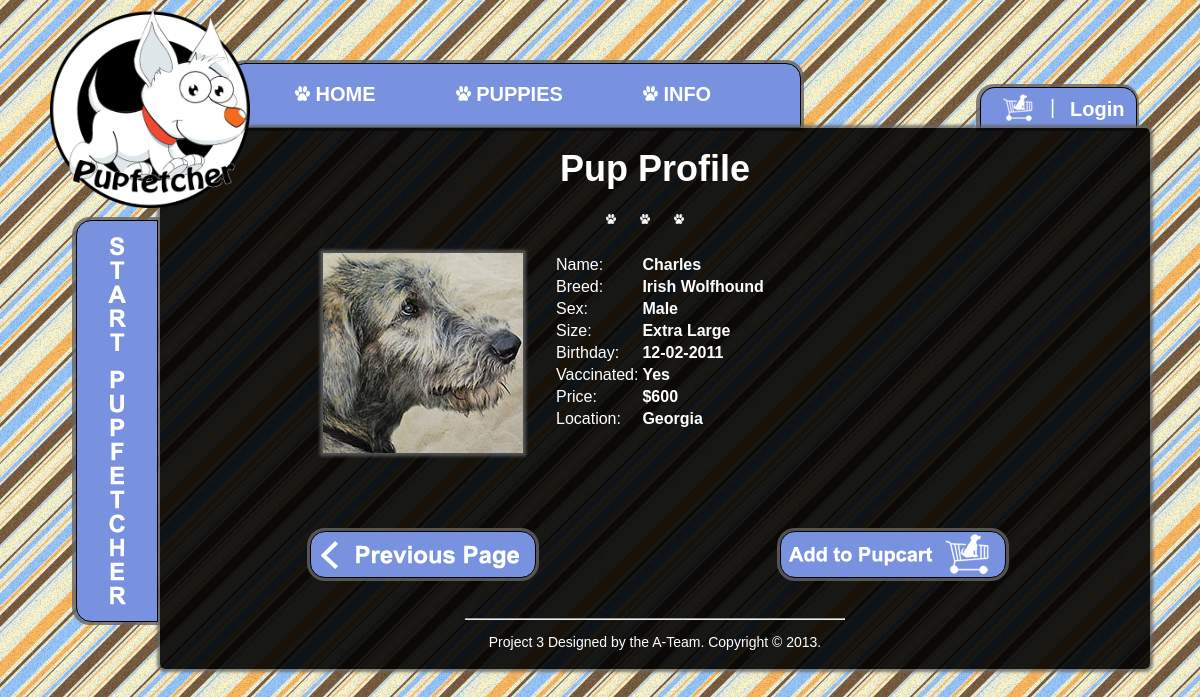
Screenshot of /pupInfo.php?id=14 with the database file from the repository.
### tables this page shows
CREATE TABLE `puppies` (
  `puppy_id` int(10) NOT NULL,
  `name` varchar(50) NOT NULL,
  `breed` varchar(100) NOT NULL,
  `sex` varchar(10) NOT NULL,
  `size` varchar(20) NOT NULL,
  `birthday` varchar(15) NOT NULL,
  `location` varchar(50) NOT NULL,
  `price` varchar(10) NOT NULL,
  `vaccination` int(1) NOT NULL,
  `img_name` varchar(100) NOT NULL
);

### pupInfo.php (the view, shortened to what this page needs)
</html><!DOCTYPE html PUBLIC "-//W3C//DTD XHTML 1.0 Transitional//EN" "http://www.w3.org/TR/xhtml1/DTD/xhtml1-transitional.dtd">
<html xmlns="http://www.w3.org/1999/xhtml">
  <head>
    <link rel="stylesheet" type="text/css" href="css/style.css">
    <link rel="stylesheet" type="text/css" href="css/pupInfo.css">
  </head>
  <body>
    <div class="container">
		<?php
        include("navBar.php");
        if (!isset($_SESSION['myusername']))
            {
                include("login.php");
            }
            else
            {
                include("logoutbutton.php");
            }
        ?>
        <div class="contentProfile">
          <?php
            $q2 = "SELECT MAX(puppy_id) FROM `puppies`";
            $result = mysql_fetch_array(mysql_query($q2));
            $id = (isset($_GET['id']) && $_GET['id'] <= $result[0]) ? $_GET['id'] : 1;
            $q1 = "SELECT * FROM `puppies` WHERE `puppy_id`=" . $id;
            $blah = mysql_query($q1);
            while($puppy = mysql_fetch_assoc($blah))
            {
              $pupName = $puppy['name'];
              $breed = $puppy['breed'];
              $birthday = $puppy['birthday'];
              $sex = $puppy['sex'];
              $size = $puppy['size'];
              if ($puppy['vaccination'] == 1)
                $vaccin = "Yes";
              else
                $vaccin = "No";
              $price = $puppy['price'];
              $location = $puppy['location'];
              $img = $puppy['img_name'];
            }
          ?>
          <div class="title">
            Pup Profile
           </div>
     <div class="paws">
     <img src="img/paw.png" name="paw" width="10" height="10" class="paw"/>
     <img src="img/paw.png" name="paw" width="10" height="10" class="paw"/>
     <img src="img/paw.png" name="paw" width="10" height="10" class="paw"/>
     </div>
     <div class="pupInfo">
         <div class="puppic">
    	<?php echo"<img src='$img' alt='Demo image' id='11' />"; ?>
      </div>
    <?php
            echo "<table>";
            echo "<tr><td>Name:</td><td><b>$pupName</b></td></tr>";
            echo "<tr><td>Breed:</td><td><b>$breed</b></td></tr>";
            echo "<tr><td>Sex:</td><td><b>$sex</b></td></tr>";
            echo "<tr><td>Size:</td><td><b>$size</b></td></tr>";
            echo "<tr><td>Birthday:</td><td><b>$birthday</b></td></tr>";
            echo "<tr><td>Vaccinated:</td><td><b>$vaccin</b></td></tr>";
            echo "<tr><td>Price:</td><td><b>$$price</b></td></tr>";
            echo "<tr><td>Location:</td><td><b>$location</b></td></tr>";
            echo "</table>";
    ?>
    </div>
	<?php
	echo "<div class='previousButton'>";
		echo "<a href='javascript:javascript:history.go(-1)'><img src='img/previous.png'/></a>";
		echo "</div>";
    echo "<div class='infoButtons3'>";
		echo"<a href='pupCart.php?id=" . $id . "'> <img src='img/pupcart.png'/></a>";
		echo "</div>";
    ?>
      <div class="footer">
      <hr/>
         <p>Project 3 Designed by the A-Team. Copyright &copy; 2013.</p>
        </div>
      </div>
    <?php
    include("sidebar.php");
    ?>
      </div>
  </body>
</html>

### css/style.css (style rules this page uses)
body { background-image: url(../img/tile2.png); background-color: #FFFFFF; background-repeat: repeat; font-family: Helvetica,Arial, sans-serif; font-weight: normal; }
.container { width: 1100px; margin: 0 auto; }
.title { font-size: 36px; text-align: center; font-weight: bold; margin-bottom: 20px; color: #FFF; }
.paws { text-align:center; }
.paw { padding-right:20px; }
table { color:rgb(255,255,255); white-space: normal; line-height: normal; font-weight: normal; font-size: medium; font-variant: normal; font-style: normal; text-align: start; }
.footer { padding-left:30%; padding-right:30%; text-align:center; margin-top:30px; font-size: 14px; color: #FFF; }
a:link { color: #FFFFFF; text-decoration: none; }
p { color:white; maring-top:-20px; }

### css/pupInfo.css (style rules this page uses)
.contentProfile { background-image: url(../img/back_cell2.png); background-repeat: repeat; height:auto; width: 950px; margin-left:110px; margin-top:-80px; padding:20px; padding-bottom:5px; -moz-box-shadow: 0 0 3px 3px rgba(100, 100, 100, 0.8); -webkit-box-shadow: 0 0 3px 3px rgba(100, 100, 100, 0.8); box-shadow: 0 0 3px 3px rgba(100, 100, 100, 0.8); -moz-border-radius: 5px; -webkit-border-radius: 5px; -khtml-border-radius: 5px; border-radius: 5px; position:relative; z-index:1; }
.puppic { float:left; margin-right: 30px; -moz-box-shadow: 0 0 3px 3px rgba(100, 100, 100, 0.8); -webkit-box-shadow: 0 0 3px 3px rgba(100, 100, 100, 0.8); box-shadow: 0 0 3px 3px rgba(100, 100, 100, 0.8); }
.pupInfo { padding-top: 25px; margin-left: 143px; margin-right: 5%; margin-bottom: 100px; color: rgb(255,255,255); }
.pupInfo td { color: rgb(255,255,255); }
.infoButtons3 { position: absolute; float: right; margin-left: 600px; margin-top: -87px; background-color: rgb(121,146,223); height: 45px; width: 224px; border: thin solid rgb(0,0,0); -moz-box-shadow: 0px 0 0px 3px rgba(100, 100, 100, 0.8); -webkit-box-shadow: 0px 0 0px 3px rgba(100, 100, 100, 0.8); box-shadow: 0px 0 0px 3px rgba(100, 100, 100, 0.8); -moz-border-radius: 15px 15px 15px 15px; -webkit-border-radius: 15px 15px 15px 15px; -khtml-border-radius: 15px 15px 15px 15px; border-radius: 15px 15px 15px 15px; cursor:pointer; z-index: 1; }
.previousButton { font-size:24px; text-align:center; margin-left: 130px; margin-bottom:40px; background-color: rgb(121,146,223); height: 45px; width: 224px; border: thin solid rgb(0,0,0); -moz-box-shadow: 0px 0 0px 3px rgba(100, 100, 100, 0.8); -webkit-box-shadow: 0px 0 0px 3px rgba(100, 100, 100, 0.8); box-shadow: 0px 0 0px 3px rgba(100, 100, 100, 0.8); -moz-border-radius: 15px 15px 15px 15px; -webkit-border-radius: 15px 15px 15px 15px; -khtml-border-radius: 15px 15px 15px 15px; border-radius: 15px 15px 15px 15px; cursor:pointer; z-index: 1; }

### rows the page displays
puppies: img_name (picture), name "Charles", breed "Irish Wolfhound", sex "Male", size "Extra Large", birthday "12-02-2011", vaccination "Yes", price "600", location "Georgia"
